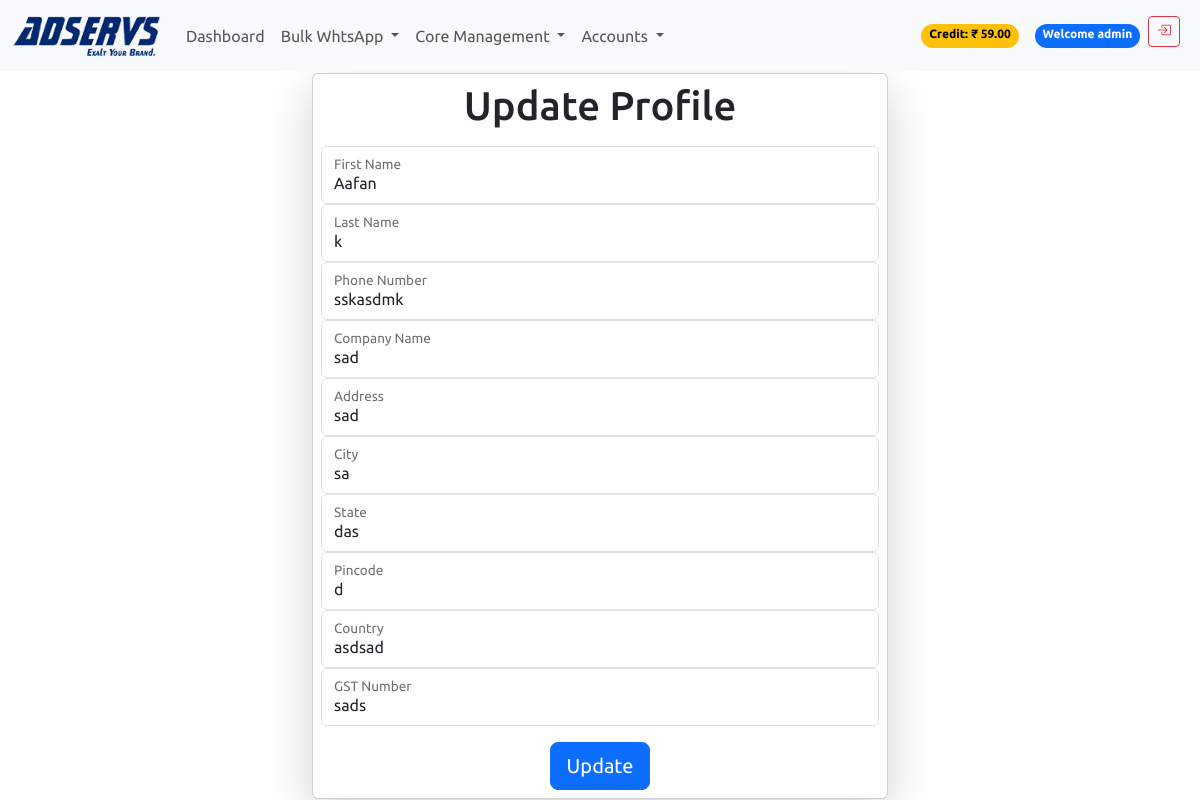
/updateProfile/ (signed in), run on the app's committed database.
### accounts/models.py (models this page shows, shortened)
class Account(AbstractBaseUser):
    email = models.EmailField(unique=True)
    username = models.CharField(unique=True, max_length=20)
    first_name = models.CharField(max_length=50)
    last_name = models.CharField(max_length=50)
    phone_number = models.CharField(max_length=50)
    company_name = models.CharField(max_length=50)
    gst_number = models.CharField(max_length=50)
    address = models.CharField(max_length=50)
    city = models.CharField(max_length=50)
    state = models.CharField(max_length=50)
    pincode = models.CharField(max_length=50)
    country = models.CharField(max_length=50)
    date_joined = models.DateTimeField(auto_now_add=True)
    last_login = models.DateTimeField(auto_now_add=True)
    is_active = models.BooleanField(default=True)
    is_staff = models.BooleanField(default=False)
    is_superuser = models.BooleanField(default=False)
    is_reseller = models.BooleanField(default=False)
    whtsapp_app = models.BooleanField(default=True)
    voice_app = models.BooleanField(default=False)
    reseller = models.ForeignKey('self', on_delete=models.CASCADE, null=True, blank=True, related_name='belongs_to')
    wallet_balance = models.DecimalField(max_digits=10, decimal_places=2, default=0)
    objects = AccountManager()
    USERNAME_FIELD = 'email'
    REQUIRED_FIELDS = ['username']

### accounts/views.py (the view)
# urls.py: path('updateProfile/', views.update_profile, name='updateProfile'),
@login_required(login_url='login')
def update_profile(request):
    user_profile = request.user
    if request.method == 'POST':
        form = AccountUpdateForm(
            request.POST, request.FILES, instance=user_profile)
        if form.is_valid():
            form.save()
            messages.success(request=request, message='Profile updated!')
            return redirect('myProfile')
        else:
            messages.error(request=request, message='Something went wrong!')
    else:
        form = AccountUpdateForm(instance=user_profile)
    context = {
        'form': form,
        "site": "Update Profile",
        }
    return render(request, 'accounts/update_profile.html', context)

### templates/accounts/update_profile.html (shortened to what this page needs)
{% extends 'base.html' %}
{% load static %}
{% block content %}
{% include 'includes/navbar.html' %}
<div class="container text-center col-sm-6 m-auto ">
  <main class="form-signin card shadow-lg">
    <form method="POST" action="{% url 'updateProfile' %}">
        <h1 class="my-2">Update Profile</h1>
        <div class="px-2 py-2">
          <div class="form-floating">
            {{ form.first_name }}
            <label for="floatingInput">First Name</label>
          </div>
          <div class="form-floating">
            {{ form.last_name }}
            <label for="floatingInput">Last Name</label>
          </div>
          <div class="form-floating">
            {{ form.phone_number }}
            <label for="floatingInput">Phone Number</label>
          </div>
          <div class="form-floating">
            {{ form.company_name }}
            <label for="floatingInput">Company Name</label>
          </div>
          <div class="form-floating">
            {{ form.address }}
            <label for="floatingInput">Address</label>
          </div>
          <div class="form-floating">
            {{ form.city }}
            <label for="floatingInput">City</label>
          </div>
          <div class="form-floating">
            {{ form.state }}
            <label for="floatingInput">State</label>
          </div>
          <div class="form-floating">
            {{ form.pincode }}
            <label for="floatingInput">Pincode</label>
          </div>
          <div class="form-floating">
            {{ form.country }}
            <label for="floatingInput">Country</label>
          </div>
          <div class="form-floating">
            {{ form.gst_number }}
            <label for="floatingInput">GST Number</label>
          </div>
        </div>
        <button class="btn btn-lg btn-primary my-2" type="submit">Update</button>
    </form>
  </main>
</div>
{% endblock %}

### templates/includes/navbar.html (shortened to what this page needs)
{% load static %}
<nav class="navbar navbar-expand-lg bg-body-tertiary sticky-top">
    <div class="container-fluid">
        <a class="navbar-brand" href="{% url 'index' %}">
            <img src="{% static 'assets/img/logo.png' %}" alt="AdServs" width="150" height="45">
        </a>
        <div class="collapse navbar-collapse" id="navbarSupportedContent">
            <ul class="navbar-nav me-auto mb-2 mb-lg-0 flex-grow-1">
                <li class="nav-item">
                    <a class="nav-link" aria-current="page" href="{% url 'index' %}">Dashboard</a>
                </li>
                {% if request.user.whtsapp_app %}
                <li class="nav-item dropdown">
                    <a class="nav-link dropdown-toggle" href="#" role="button" data-bs-toggle="dropdown"
                        aria-expanded="false">
                        Bulk WhtsApp
                    </a>
                </li>
                {% endif %}
                {% if request.user.is_reseller %}
                <li class="nav-item dropdown">
                    <a class="nav-link dropdown-toggle" href="#" role="button" data-bs-toggle="dropdown"
                        aria-expanded="false">
                        Core Management
                    </a>
                </li>
                {% endif %}
                <li class="nav-item dropdown">
                    <a class="nav-link dropdown-toggle" href="#" role="button" data-bs-toggle="dropdown"
                        aria-expanded="false">
                        Accounts
                    </a>
                </li>
                <div class="d-flex ms-auto">
                    {% if user.is_authenticated %}
                    <li class="nav-item px-4"></li>
                        <span class="badge rounded-pill text-bg-warning my-2">Credit: ₹ {{ user.wallet_balance }}</span>
                    <li class="nav-item px-2"></li>
                        <span class="badge rounded-pill text-bg-primary my-2">Welcome {{ user.username }}</span>
                    <li class="nav-item px-2">
                        <a href="{% url 'logout' %}" class="btn btn-sm btn-outline-danger"
                        data-bs-toggle="tooltip" data-bs-placement="top" data-bs-title="Logout">
                          <i class="bi bi-box-arrow-in-right"></i>
                        </a>
                    </li>
                    {% endif %}
                </div>
            </ul>
        </div>
    </div>
</nav>

### static/assets/css/style.css (style rules this page uses)
*, *:before, *:after { margin: 0; padding: 0; box-sizing: border-box; font-family: 'Ubuntu', sans-serif; }

### data on the page
Account: wallet_balance "59.00", username "admin", first_name "Aafan", last_name "k", phone_number "sskasdmk", company_name "sad", address "sad", city "sa", state "das", pincode "d", country "asdsad", gst_number "sads"
